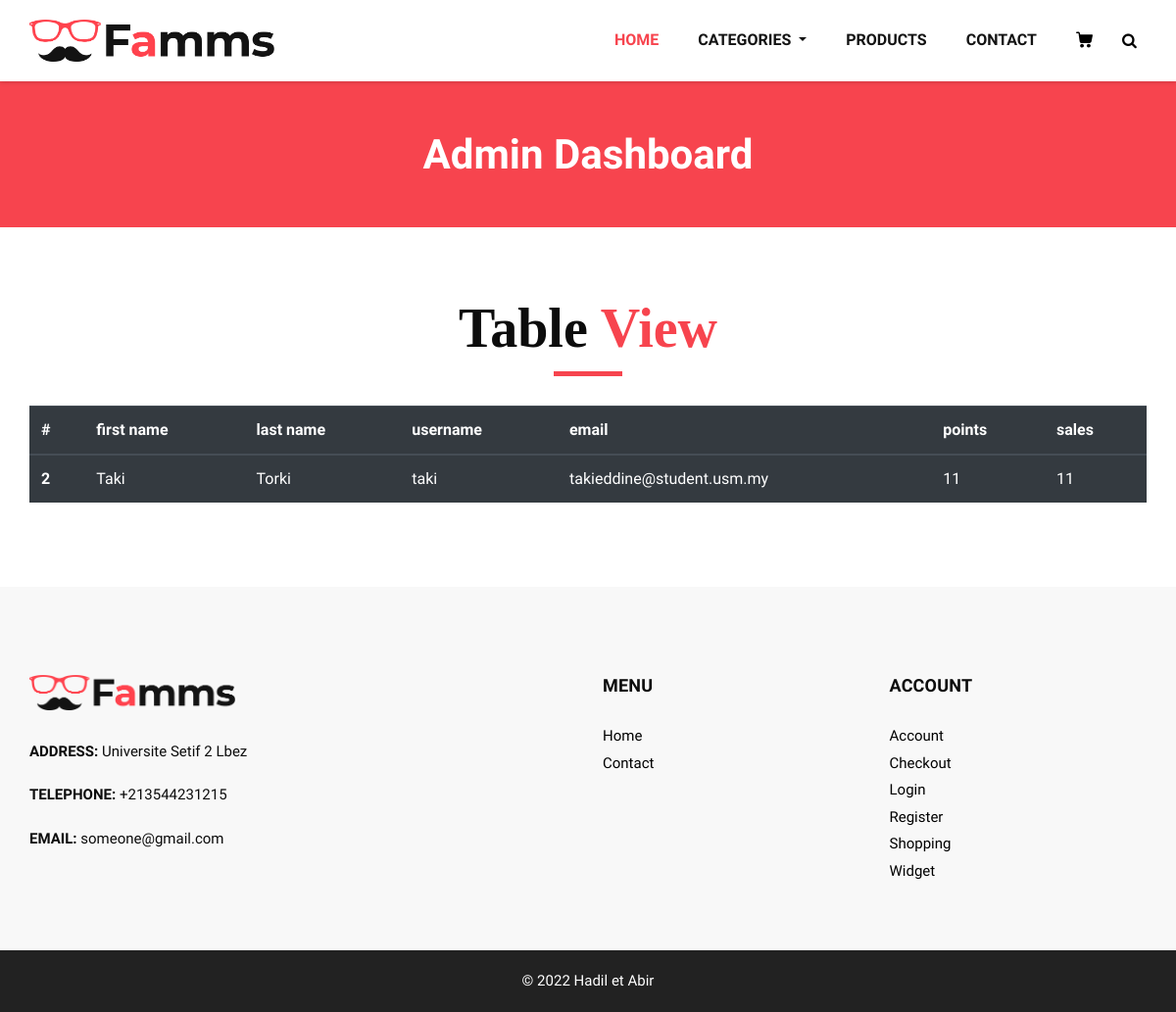
Page /viewTable (signed in) on the committed database.
### backend.py (models this page shows)
class Users(database.Model):
    UID = database.Column(database.Integer, primary_key=True)
    firstname = database.Column(database.String(400), nullable=False)
    lastname = database.Column(database.String(400), nullable=False)
    email = database.Column(database.String(400), nullable=False)
    username = database.Column(database.String(300), nullable=False)
    password = database.Column(database.String(500), nullable=False)
    date_created = database.Column(database.DateTime, default=datetime.utcnow)
    def __repr__(self):
        return '<Users %r>' % self.UID

class Receveur(database.Model):
    UID = database.Column(database.Integer, database.ForeignKey(
        "users.UID"), primary_key=True, autoincrement=False)
    points = database.Column(database.Integer, nullable=False)
    sales = database.Column(database.Integer, nullable=False)
    active = database.Column(database.Integer, nullable=False)
    def __repr__(self):
        return '<Receveur %r>' % self.UID

### backend.py (the view)
@app.route('/viewTable')
def viewTAB():
    if (session.get("id") is None or not check_admin(session.get("id"))):
        return redirect('/accessDenied')
    data = []
    recs = Receveur.query.all()
    for rec in recs:
        user = Users.query.get(rec.UID)
        data.append([{"user": user, "rec": rec}])
        print(data)
    return render_template('viewTable.html', data=data)

### backend.py (called while the page is built)
def check_admin(id):
    results = Admin.query.get(id)
    if results is not None:
        return True
    else:
        return False

### templates/viewTable.html
{%extends 'base.html'%} {%block title%}Home{%endblock%} {%block
class%}class='sub_page'{%endblock%} {%block main%}
<section class="inner_page_head">
  <div class="container_fuild">
    <div class="row">
      <div class="col-md-12">
        <div class="full">
          <h3>Admin Dashboard</h3>
        </div>
      </div>
    </div>
  </div>
</section>
<section id="ManageProducts" class="product_section layout_padding">
  <div class="container">
    <div class="heading_container heading_center">
      <h2>Table <span>View</span></h2>
    </div>
    <table class="table table-dark">
      <thead>
        <tr>
          <th scope="col">#</th>
          <th scope="col">first name</th>
          <th scope="col">last name</th>
          <th scope="col">username</th>
          <th scope="col">email</th>
          <th scope="col">points</th>
          <th scope="col">sales</th>
        </tr>
      </thead>
      <tbody>
        {%for reces in data%} {%for user in reces%}
        <tr>
          <th scope="row">{{user["user"].UID}}</th>
          <td>{{user["user"].firstname}}</td>
          <td>{{user["user"].lastname}}</td>
          <td>{{user["user"].username}}</td>
          <td>{{user["user"].email}}</td>
          <td>{{user["rec"].points}}</td>
          <td>{{user["rec"].sales}}</td>
        </tr>
        {%endfor%} {%endfor%}
      </tbody>
    </table>
  </div>
</section>
{%endblock%}

### static/assets/css/style.css (style rules this page uses)
* { box-sizing: border-box; }
body { font-family: 'Montserrat', sans-serif; color: #0c0c0c; background-color: #ffffff; overflow-x: hidden; }
.layout_padding { padding: 70px 0; }
h1, h2 { font-family: 'Playfair Display', serif; }
.heading_container { display: -webkit-box; display: -ms-flexbox; display: flex; -webkit-box-orient: vertical; -webkit-box-direction: normal; -ms-flex-direction: column; flex-direction: column; -webkit-box-align: start; -ms-flex-align: start; align-items: flex-start; }
.heading_container h2 { position: relative; margin-bottom: 0; font-size: 3.5rem; font-weight: bold; }
.heading_container h2::after { content: ""; display: block; width: 70px; height: 5px; background: #f7444e; margin: 10px auto 10px; }
.heading_container h2 span { color: #f7444e; }
.heading_container.heading_center { -webkit-box-align: center; -ms-flex-align: center; align-items: center; text-align: center; }
.product_section .heading_container { margin-bottom: 20px; }
.inner_page_head { background: #f7444e; text-align: center; color: #fff; padding-top: 50px; padding-bottom: 40px; }
.inner_page_head h3 { font-size: 42px; font-weight: 800; }

### static/assets/css/responsive.css (style rules this page uses)
@media (min-width: 1200px) { .container { max-width: 1170px; } }

### rows in the picture
Users: user.UID "2", user.firstname "Taki", user.lastname "Torki", user.username "taki", user.email "takieddine@student.usm.my"
Receveur: rec.points "11", rec.sales "11"
